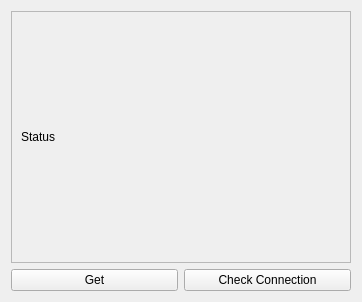
                         <widget class="QWidget" name="scrollAreaWidgetContents_6">
                          <property name="geometry">
                           <rect>
                            <x>0</x>
                            <y>0</y>
                            <width>362</width>
                            <height>302</height>
                           </rect>
                          </property>
                          <layout class="QGridLayout" name="gridLayout_37">
                           <item row="0" column="0">
                            <layout class="QGridLayout" name="gridLayout_38">
                             <item row="0" column="0">
                              <widget class="QFrame" name="frame_5">
                               <property name="frameShape">
                                <enum>QFrame::StyledPanel</enum>
                               </property>
                               <property name="frameShadow">
                                <enum>QFrame::Raised</enum>
                               </property>
                               <layout class="QGridLayout" name="gridLayout_39">
                                <item row="0" column="0">
                                 <layout class="QGridLayout" name="gridLayout_40">
                                  <item row="0" column="0">
                                   <widget class="QLabel" name="status_get">
                                    <property name="minimumSize">
                                     <size>
                                      <width>320</width>
                                      <height>200</height>
                                     </size>
                                    </property>
                                    <property name="text">
                                     <string>Status</string>
                                    </property>
                                   </widget>
                                  </item>
                                 </layout>
                                </item>
                               </layout>
                              </widget>
                             </item>
                            </layout>
                           </item>
                           <item row="1" column="0">
                            <layout class="QGridLayout" name="gridLayout_41">
                             <item row="0" column="0">
                              <widget class="QPushButton" name="get_btn">
                               <property name="text">
                                <string>Get</string>
                               </property>
                              </widget>
                             </item>
                             <item row="0" column="1">
                              <widget class="QPushButton" name="check_connection_get">
                               <property name="text">
                                <string>Check Connection</string>
                               </property>
                              </widget>
                             </item>
                            </layout>
                           </item>
                          </layout>
                         </widget>
